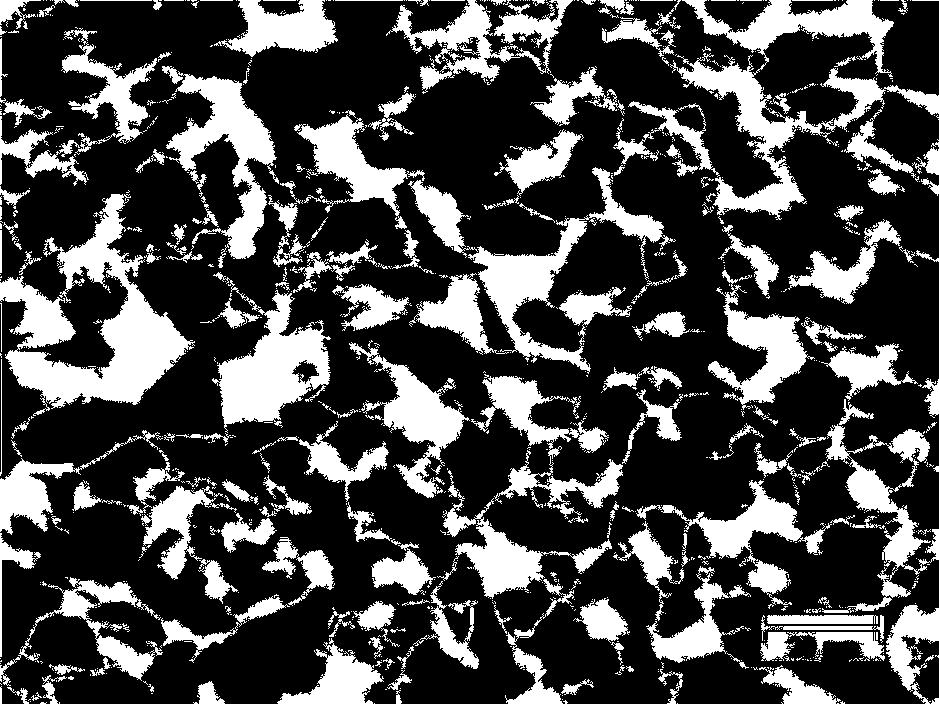
#> input picture training_Random_forest/test.jpg, 939 x 704 px, given in place of Image_5.png, which was not available
$ jupyter execute image_preprocessing.ipynb
#> lines starting #> are read from the running program, lines starting #| are printed output that depends on the picture; after the words box and inside, x2 and y2 are one past the last pixel; in counts of white or black regions, pixels touching at a corner belong together; pictures that were not available may be replaced by others from this repository, and a replacement may not be noted
[cell 1]
import cv2
import numpy as np
import os
import matplotlib.pyplot as plt

[cell 2]
input_dir = 'dataset/martensite microstructure'
output_dir = 'dataset/martensite microstructure preprocessed'

[cell 3]
if not os.path.exists(output_dir):
    os.makedirs(output_dir)

[cell 4]
image_path = os.path.join(input_dir,'Image_5.png')

[cell 5]
image = cv2.imread(image_path, cv2.IMREAD_COLOR)
#> image is the input picture: shape (704, 939, 3); min 0, max 255, mean 72.1

[cell 6]
plt.imshow(image)

[cell 7]
 # Convertir en niveaux de gris
gray = cv2.cvtColor(image, cv2.COLOR_BGR2GRAY)

    # Seuillage ou détection de bords
_, thresh = cv2.threshold(gray, 127, 255, cv2.THRESH_BINARY_INV + cv2.THRESH_OTSU)
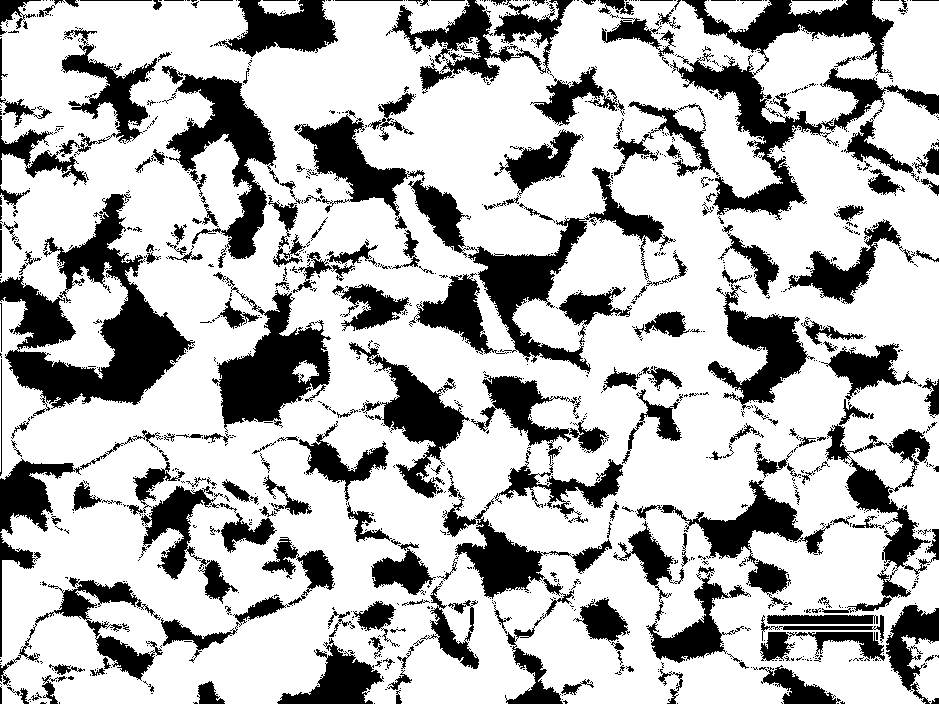
#> thresh: shape (704, 939); 71.9% white; 1028 black regions (785 under 20 px)

    # Trouver les contours
contours, _ = cv2.findContours(thresh, cv2.RETR_EXTERNAL, cv2.CHAIN_APPROX_SIMPLE)
#> contours = 5 contours; box (x1, y1, x2, y2) and area: (0, 0, 939, 704) 620222, (901, 635, 939, 704) 1406, (704, 0, 772, 33) 1250, (788, 0, 848, 16) 507, (258, 0, 304, 16) 443

[cell 8]
plt.imshow(thresh)

[cell 9]
import cv2
import numpy as np

def crop_pattern(image_path, template_path, output_path, threshold=0.1):
    # Charger l'image et le template
#> called with output_path = 'cropped_image.jpg', threshold = 0.0001
    image = cv2.imread(image_path)
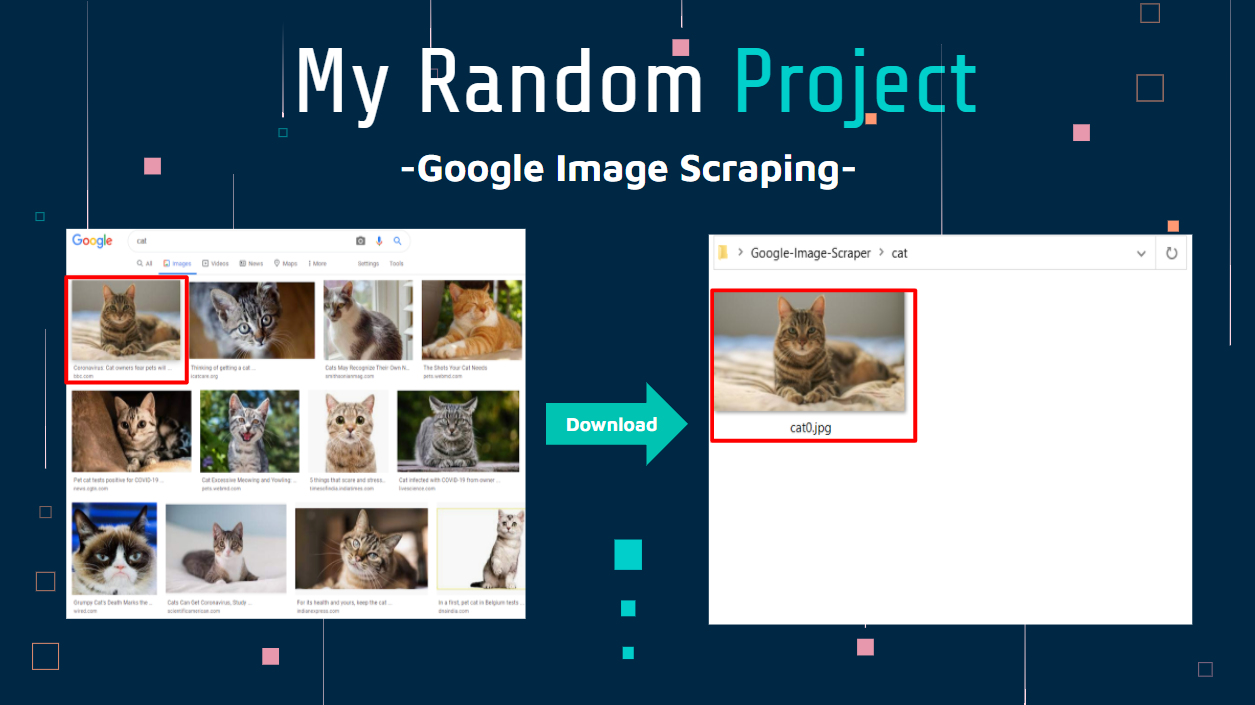
#> input picture Google-Image-Scraper-master/youtube_thumbnail.PNG, 1255 x 705 px, given in place of converted_martensitemicrostructure190_crop_0.png, which was not available
#> image is the input picture: shape (705, 1255, 3); mean B, G, R 129.1, 115.1, 93.5
    template = cv2.imread(template_path, 0)
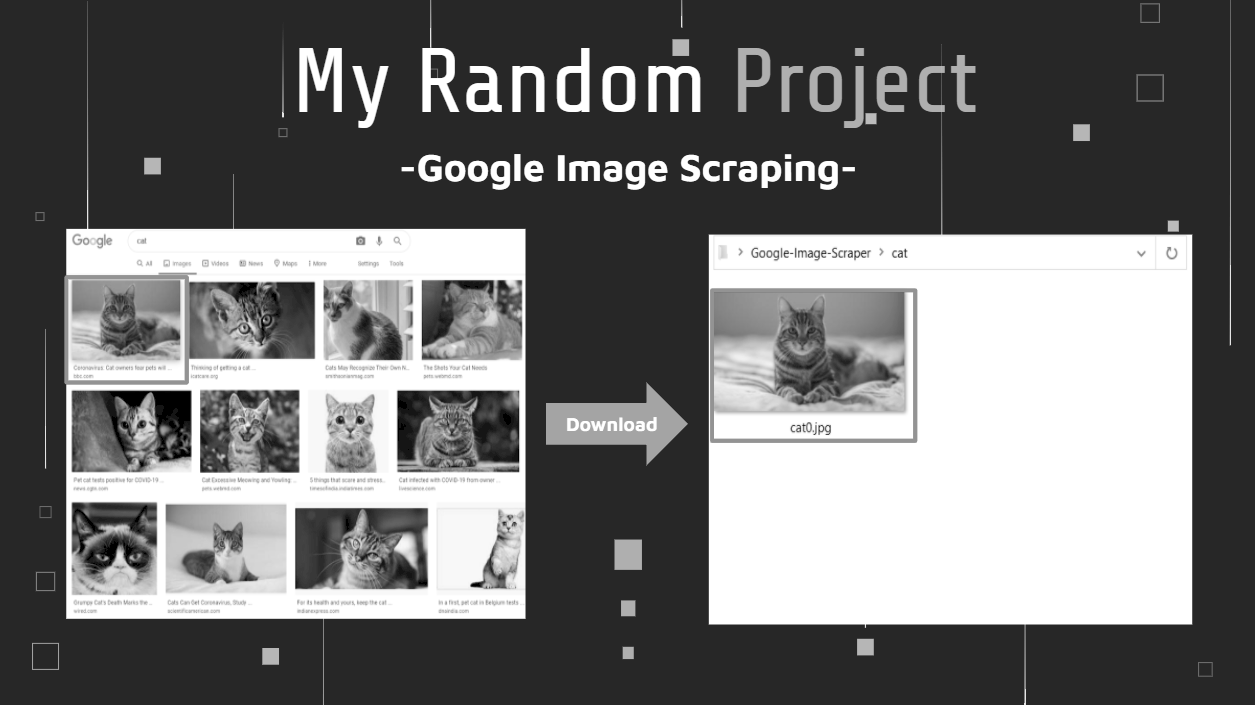
#> template: shape (705, 1255); min 0, max 255, mean 115.3
    if image is None or template is None:
        raise ValueError("L'une des images n'a pas pu être chargée. Vérifiez les chemins.")

    # Convertir l'image en niveaux de gris
    gray_image = cv2.cvtColor(image, cv2.COLOR_BGR2GRAY)

    # Si le template est plus grand que l'image, redimensionner le template
    if template.shape[0] > gray_image.shape[0] or template.shape[1] > gray_image.shape[1]:
        scale_factor = min(gray_image.shape[0] / template.shape[0], gray_image.shape[1] / template.shape[1])
        new_size = (int(template.shape[1] * scale_factor), int(template.shape[0] * scale_factor))
        template = cv2.resize(template, new_size, interpolation=cv2.INTER_AREA)

    w, h = template.shape[::-1]
#> w = 1255; h = 705

    # Méthodes de détection de template
    res = cv2.matchTemplate(gray_image, template, cv2.TM_CCOEFF_NORMED)
#> res = [0.998]
    loc = np.where(res >= threshold)
#> loc = ([0], [0])

    # S'assurer qu'au moins une correspondance a été trouvée
    if np.any(res >= threshold):
        pt = max(zip(*loc[::-1]), key=lambda x: res[x[::-1]])  # Trouver la correspondance la plus élevée
#> pt = (0, 0)
        cv2.rectangle(image, pt, (pt[0] + w, pt[1] + h), (0, 0, 255), 2)
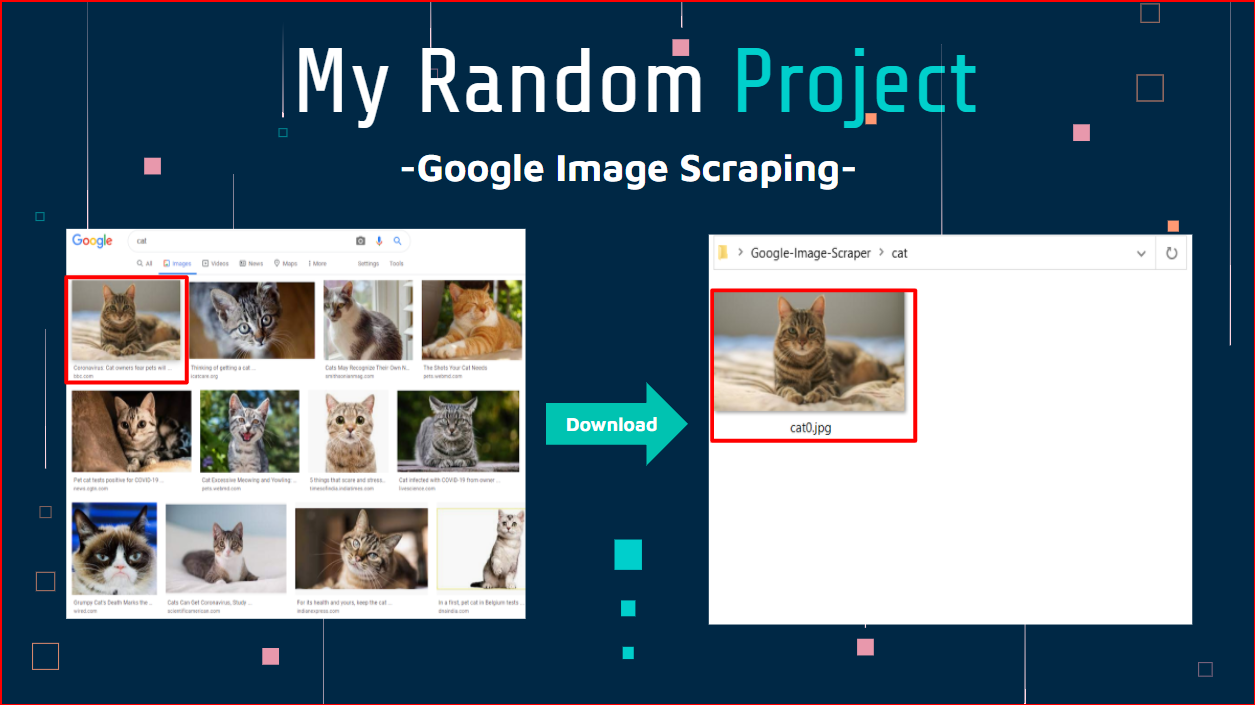
#> image: shape (705, 1255, 3); 0.66% of pixels changed, all inside (x1, y1, x2, y2) = (0, 0, 1255, 705)

        # Rogner la zone de correspondance
        cropped = gray_image[pt[1]:pt[1]+h, pt[0]:pt[0]+w]
        # Enregistrer l'image rognée
        cv2.imwrite(output_path, cropped)
        print(f"Image rognée enregistrée dans : {output_path}")
    else:
        print("Aucune correspondance trouvée avec le seuil donné.")
